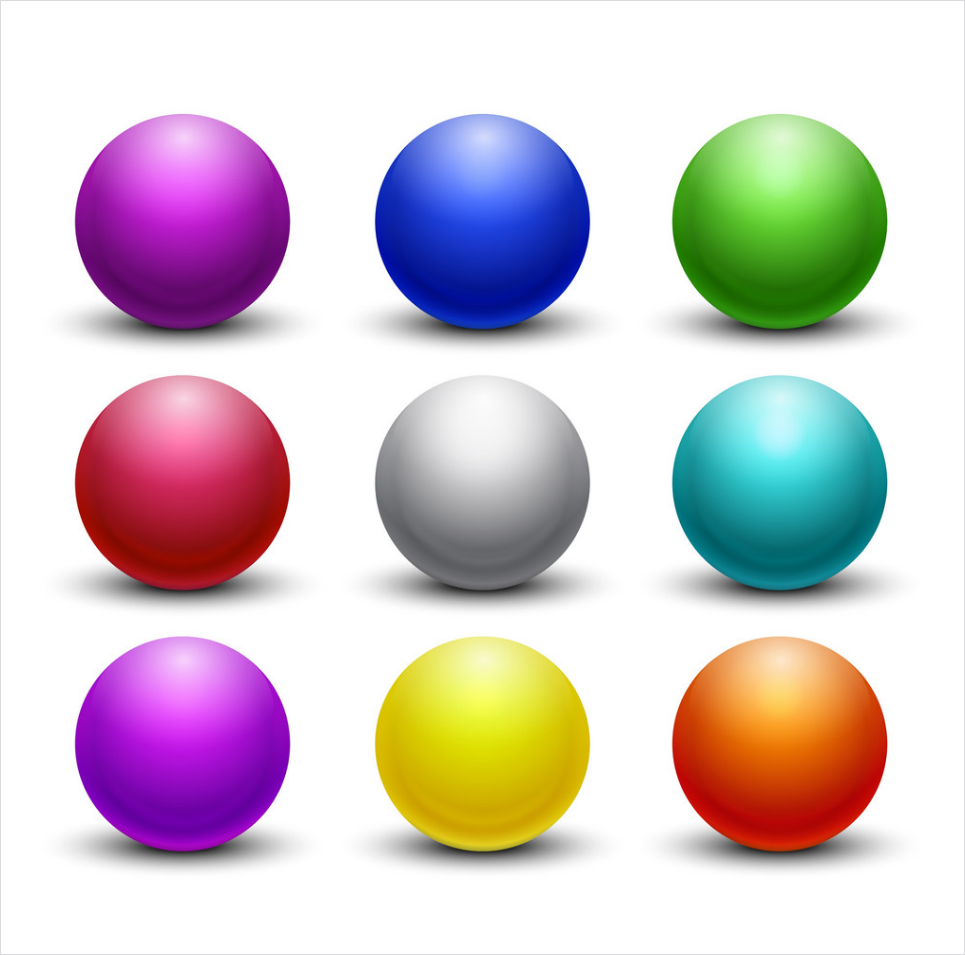
#> input picture spheres.png, 965 x 955 px
$ jupyter execute 'Exercise 2.ipynb'
#> lines starting #> are read from the running program, lines starting #| are printed output that depends on the picture; after the words box and inside, x2 and y2 are one past the last pixel; in counts of white or black regions, pixels touching at a corner belong together
[cell 1]
import cv2
import numpy as np
import imutils
from matplotlib import pyplot as plt

More tutorials on opencv can be found:

https://docs.opencv.org/master/d2/d96/tutorial_py_table_of_contents_imgproc.html

[cell 2]
path = "spheres.png"

Load the input image (whose path was supplied via command line argument) and display the image to our screen

[cell 3]
bgr_img = cv2.imread(path)
#> bgr_img is the input picture: shape (955, 965, 3); mean B, G, R 203.7, 199.8, 211.1
b,g,r = cv2.split(bgr_img)       # get b,g,r
image = cv2.merge([r,g,b])
plt.imshow(image)

Convert the image to grayscale

[cell 4]
gray = cv2.cvtColor(image, cv2.COLOR_RGB2GRAY)
plt.imshow(gray, cmap = 'gray')

Applying edge detection we can find the outlines of objects in images

[cell 5]
edged = cv2.Canny(gray, 30, 150)
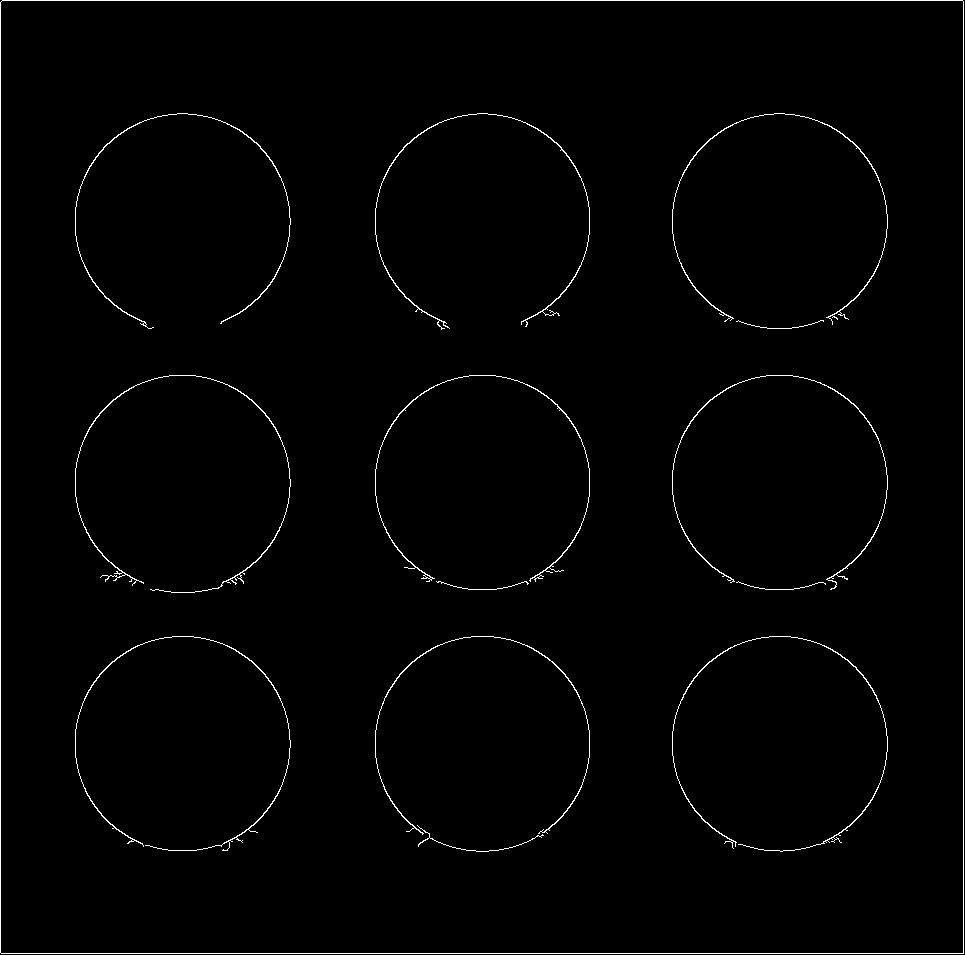
#> edged: shape (955, 965); 1.2% white in thin lines or dots
plt.imshow(edged, cmap='gray')

Threshold the image by setting all pixel values less than 225 to 255(white; foreground) and all pixel values >= 225 to 255 (black; background), thereby segmenting the image.

This can be tweeked so say all pixel values less than 128.

[cell 6]
threshold = 250
threshold_value = 255
thresh = cv2.threshold(gray, threshold, threshold_value, cv2.THRESH_BINARY_INV)[1]
#> thresh: shape (955, 965); 44.9% white; 200 white regions (190 under 20 px)
plt.imshow(thresh, cmap='gray')

Find contours (i.e., outlines) of the foreground objects in the thresholded image

[cell 7]
cnts = cv2.findContours(thresh.copy(), cv2.RETR_LIST, cv2.CHAIN_APPROX_SIMPLE)
#> cnts = 264 contours, 251 with area under 20; largest, box (x1, y1, x2, y2) and area: (0, 0, 965, 955) 919656, (0, 0, 965, 955) 919654, (51, 374, 313, 615) 45094, (649, 635, 910, 875) 45068, (353, 113, 614, 353) 45068
cnts = imutils.grab_contours(cnts)
output = image.copy()
len(cnts)
#> Out = 264

Loop over the contours

[cell 8]
for c in cnts:
    # draw each contour on the output image with a 3px thick black outline
    cv2.drawContours(output, [c], -1, (0, 0, 0), 3)
#> this loop made 264 passes
#> c on passes 1 to 3: [[854, 823], [855, 822], [856, 823], [855, 824]], [[702, 823], [703, 822], [704, 823], [703, 824]], [[700, 823], [701, 822], [702, 823], [701, 824]]
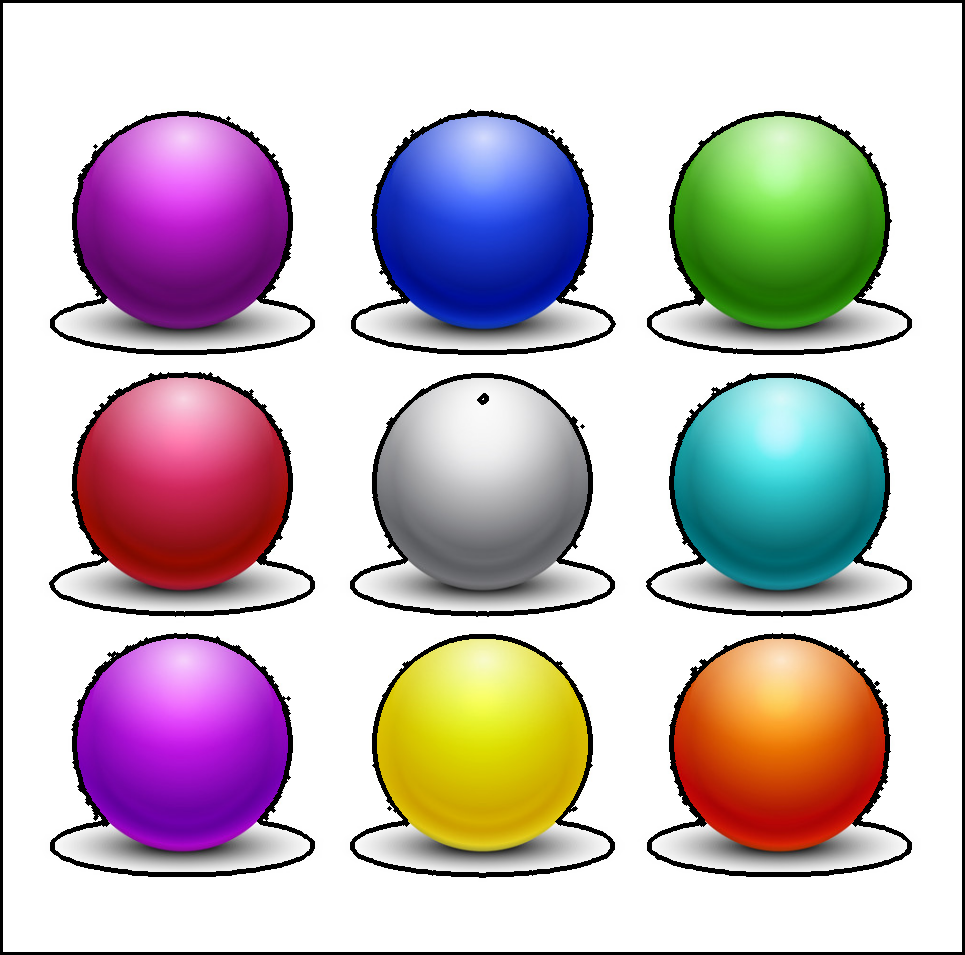
#> output: shape (955, 965, 3); mean R, G, B 197.7, 186.7, 190.5
plt.imshow(output)
len(cnts)
#> Out = 264

Draw the total number of contours found in purple

[cell 9]
text = "I found {} objects!".format(len(cnts))
#> text = 'I found 264 objects!'
cv2.putText(output, text, (10, 25),  cv2.FONT_HERSHEY_SIMPLEX, 0.7, (155, 0, 155), 2)
#> output: shape (955, 965, 3); 0.16% of pixels changed, all inside (x1, y1, x2, y2) = (12, 9, 238, 32)
plt.imshow(output)

We apply erosions to reduce the size of foreground objects

[cell 10]
mask = thresh.copy()
mask = cv2.erode(mask, None, iterations = 5)
#> mask: shape (955, 965); 38.9% white; 9 white regions, largest, box (x1, y1, x2, y2) and area: (59, 380, 306, 609) 39914, (59, 118, 306, 348) 39906, (359, 118, 606, 348) 39895
plt.imshow(mask, cmap = 'gray')

Similarly, dilations can increase the size of the ground objects

[cell 11]
mask = thresh.copy()
mask = cv2.dilate(mask, None, iterations = 5)
#> mask: shape (955, 965); 52.8% white; 1 black region, box (x1, y1, x2, y2) and area: (6, 6, 959, 949) 435164
plt.imshow(mask, cmap='gray')

A typical operation we may want to apply is to take our mask and apply a bitwise AND to our input image, keeping only the masked regions

[cell 12]
mask = thresh.copy()
output = cv2.bitwise_and(image, image, mask=mask)
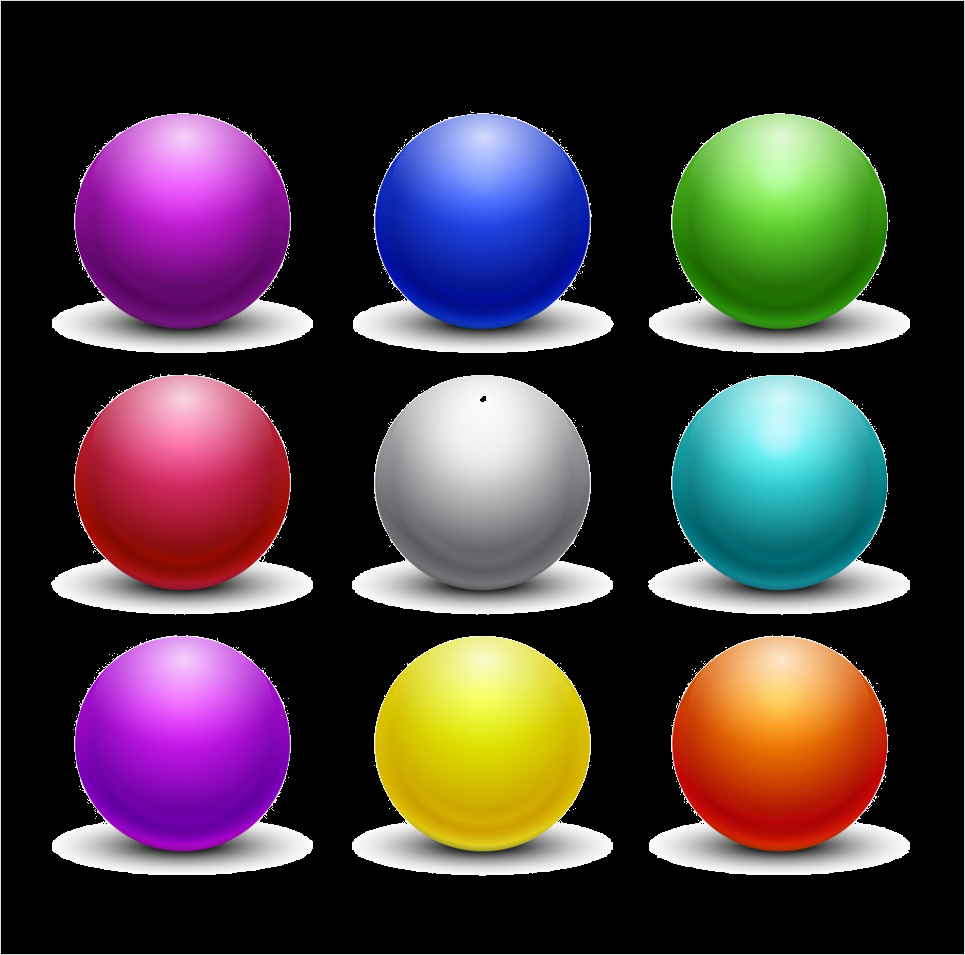
#> output: shape (955, 965, 3); mean R, G, B 70.5, 59.3, 63.1
plt.imshow(output)

# Ex 2
    A) Can you remove the yellow square from the image?
    B) Go through the tutorial but with the "spheres.png" image. (replace tetris_blocks with spheres.png)
    C) Tweak the parameters of the thresholding can you threshold all the spheres?
    D) Can you remove the red sphere?
    C) Can you remove the green?

[cell 13]
bgr_img = cv2.imread(path)
b,g,r = cv2.split(bgr_img)
image = cv2.merge([r,g,b])

greenBGR = np.uint8([[[0,255,0]]])
hsv_green = cv2.cvtColor(greenBGR,cv2.COLOR_BGR2HSV)
#> hsv_green = [[60, 255, 255]]
print(hsv_green)
#| [[[ 60 255 255]]]
redBGR = np.uint8([[[0,0,255]]])
hsv_red = cv2.cvtColor(redBGR,cv2.COLOR_BGR2HSV)
#> hsv_red = [[0, 255, 255]]
print(hsv_red)
#| [[[  0 255 255]]]

low_green = np.array([40, 100, 100])
high_green = np.array([70, 255, 255])
# convert BGR to HSV
imgHSV = cv2.cvtColor(image, cv2.COLOR_BGR2HSV)
#> imgHSV: shape (955, 965, 3); mean H, S, V 32.3, 63.7, 227.1
# create the Mask
mask = cv2.inRange(imgHSV, low_green, high_green)
#> mask: shape (955, 965); 3.4% white; 2 white regions (1 under 20 px), largest, box (x1, y1, x2, y2) and area: (672, 121, 887, 329) 31652
# inverse mask
mask = 255-mask
res = cv2.bitwise_and(image, image, mask=mask)

imask = mask==0
white = np.full_like(image, 255, np.uint8)
image[imask] = white[imask]
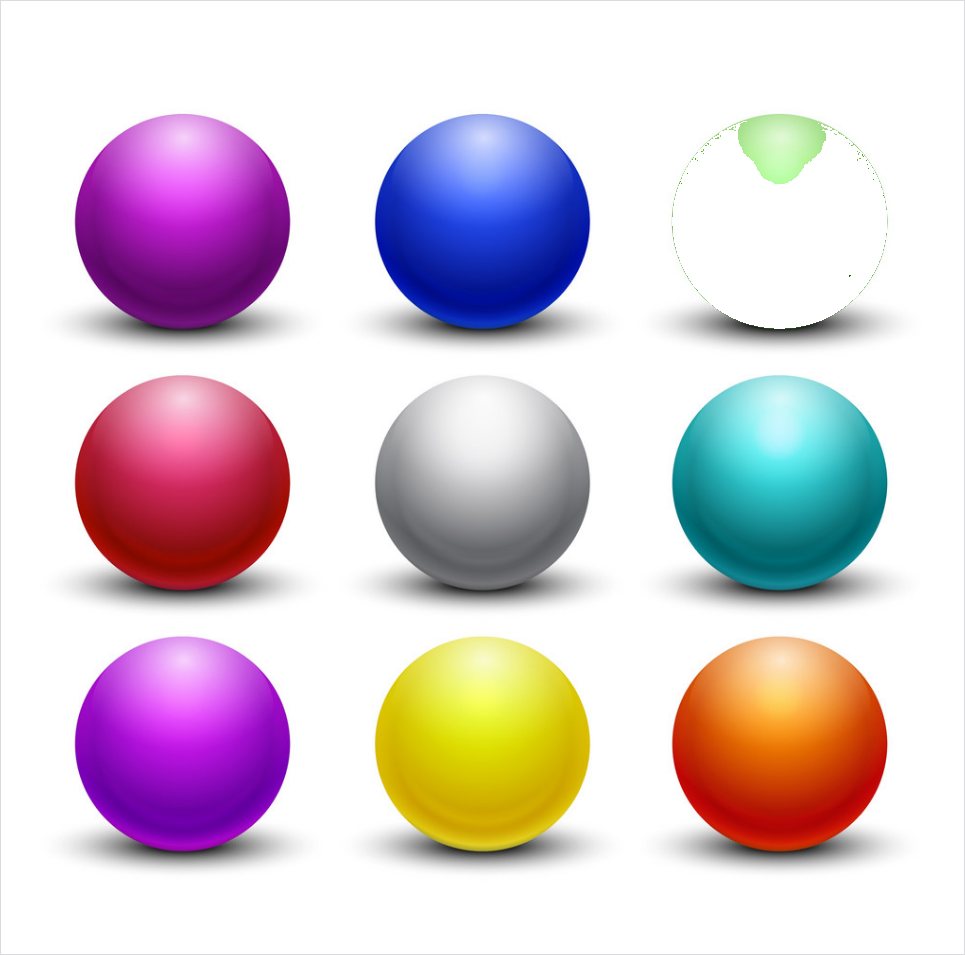
#> image: shape (955, 965, 3); mean R, G, B 217.2, 202.9, 211

plt.figure(1)
plt.imshow(mask)
plt.figure(2)
plt.imshow(image)
plt.figure(3)
plt.imshow(res)
